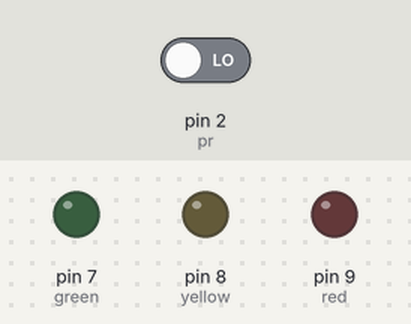
Simulated run of this sketch. Board: Arduino Uno, built with avr-gcc and run on an emulated ATmega328P. On the bench: output pins drawn as LEDs (lit = HIGH). The inputs (shaded band) are chosen by the test bench; at power-on: pin 2 (pr) LOW.

Above: at 1.2 s.
1.3 s: pin 2 (pr) driven HIGH
At 2.2 s:
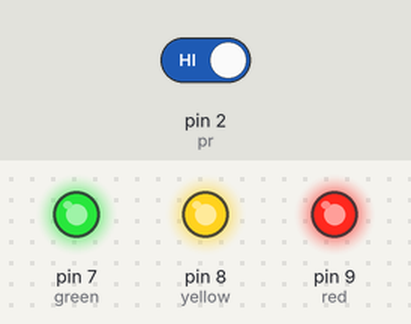
2.8 s: pin 2 (pr) driven LOW
At 3.4 s:
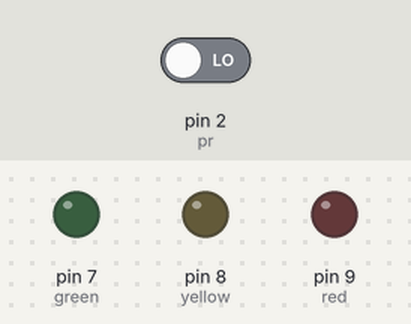
Timing chart, 0 to 5.8 s (numbered marks = the images above; inputs shaded):
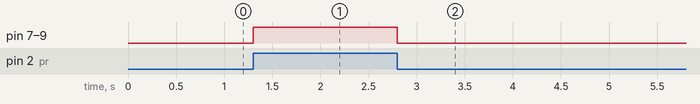

The sketch:

Photoresistor.ino
```cpp
const int green=7;
const int yellow=8;
const int red=9;
const int pr=2;


void setup() {

  // put your setup code here, to run once:
  pinMode(pr,INPUT);
  pinMode(green,OUTPUT);
  pinMode(yellow,OUTPUT);
  pinMode(red,OUTPUT);
  Serial.begin(9600);

}

void loop() {
  // put your main code here, to run repeatedly:
   int prval = digitalRead(pr);
  //  Serial.println(photoresistorValue);
   if(prval==HIGH)
   {
    digitalWrite(green,HIGH);
    digitalWrite(yellow,HIGH);
    digitalWrite(red,HIGH);
   }
   else
   {
    digitalWrite(green,LOW);
    digitalWrite(yellow,LOW);
    digitalWrite(red,LOW);
   }
   delay(100);


}
```

Measured:
- after the input at 1.3 s, pin 7 (green), pin 8 (yellow), pin 9 (red): LOW → HIGH at once
- after the input at 2.8 s, pin 7 (green), pin 8 (yellow), pin 9 (red): HIGH → LOW at once
